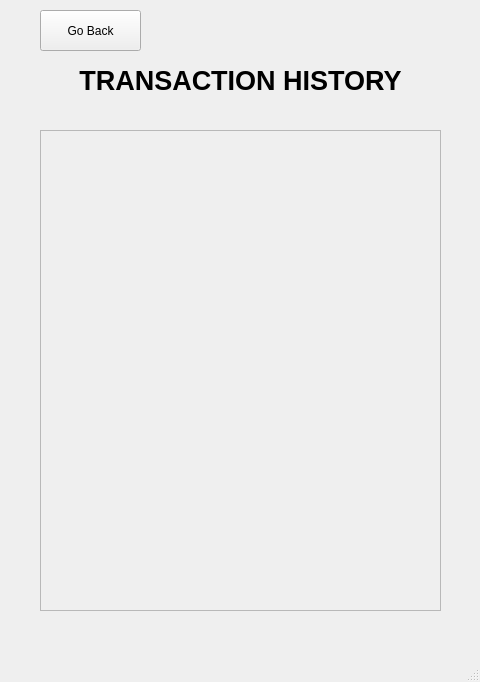
<?xml version="1.0" encoding="UTF-8"?>
<ui version="4.0">
 <class>TransactionWindow</class>
 <widget class="QMainWindow" name="TransactionWindow">
  <property name="geometry">
   <rect>
    <x>0</x>
    <y>0</y>
    <width>480</width>
    <height>682</height>
   </rect>
  </property>
  <property name="minimumSize">
   <size>
    <width>480</width>
    <height>682</height>
   </size>
  </property>
  <property name="maximumSize">
   <size>
    <width>480</width>
    <height>682</height>
   </size>
  </property>
  <property name="windowTitle">
   <string>MainWindow</string>
  </property>
  <widget class="QWidget" name="centralwidget">
   <widget class="QLabel" name="label">
    <property name="geometry">
     <rect>
      <x>20</x>
      <y>50</y>
      <width>441</width>
      <height>61</height>
     </rect>
    </property>
    <property name="font">
     <font>
      <pointsize>20</pointsize>
      <weight>75</weight>
      <bold>true</bold>
     </font>
    </property>
    <property name="text">
     <string>TRANSACTION HISTORY</string>
    </property>
    <property name="alignment">
     <set>Qt::AlignCenter</set>
    </property>
   </widget>
   <widget class="QPushButton" name="back_Button">
    <property name="geometry">
     <rect>
      <x>40</x>
      <y>10</y>
      <width>101</width>
      <height>41</height>
     </rect>
    </property>
    <property name="text">
     <string>Go Back</string>
    </property>
   </widget>
   <widget class="QScrollArea" name="history_scrollArea">
    <property name="geometry">
     <rect>
      <x>40</x>
      <y>130</y>
      <width>401</width>
      <height>481</height>
     </rect>
    </property>
    <property name="verticalScrollBarPolicy">
     <enum>Qt::ScrollBarAsNeeded</enum>
    </property>
    <property name="widgetResizable">
     <bool>true</bool>
    </property>
    <widget class="QWidget" name="scrollAreaWidgetContents">
     <property name="geometry">
      <rect>
       <x>0</x>
       <y>0</y>
       <width>399</width>
       <height>479</height>
      </rect>
     </property>
    </widget>
   </widget>
  </widget>
  <widget class="QMenuBar" name="menubar">
   <property name="geometry">
    <rect>
     <x>0</x>
     <y>0</y>
     <width>480</width>
     <height>26</height>
    </rect>
   </property>
  </widget>
  <widget class="QStatusBar" name="statusbar"/>
 </widget>
 <resources/>
 <connections/>
</ui>
